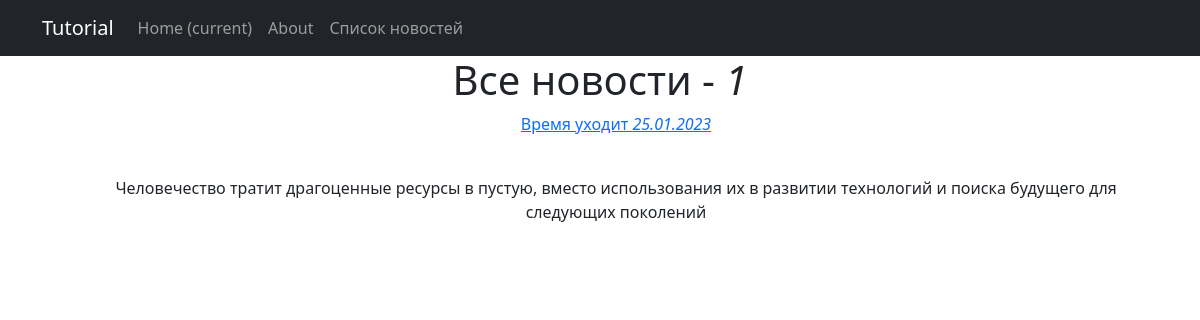
The page /news/ on the database as committed earlier.
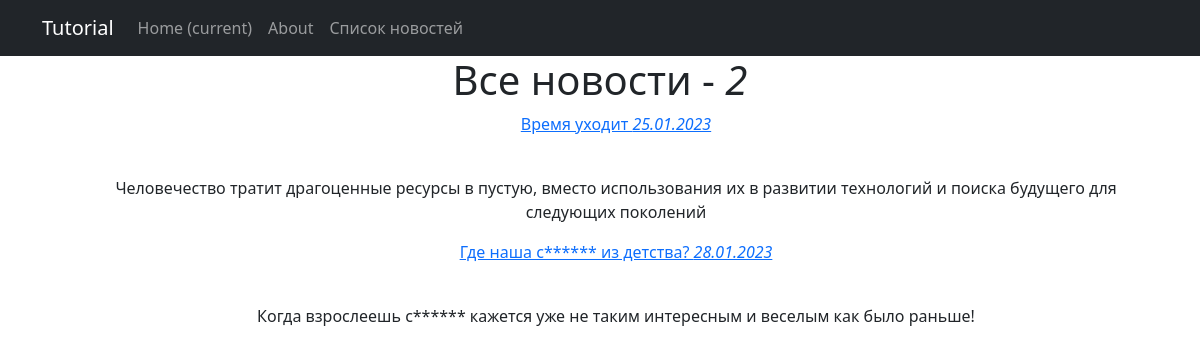
The same page on the database as committed later.
### news/models.py (models this page shows, shortened)
class Post(models.Model):
    author = models.ForeignKey(Author, on_delete=models.CASCADE)
    ARTICLE = 'AR'
    NEWS = 'NW'
    CATEGORY_CHOICES = (
        (ARTICLE, 'статья'),
        (NEWS, 'новость')
    )
    categoryType = models.CharField(max_length=2,
                            choices=CATEGORY_CHOICES,
                            default=ARTICLE)
    dateCreation = models.DateTimeField(auto_now_add=True)
    postCategory = models.ManyToManyField(Category, through='PostCategory')
    title = models.CharField(max_length=255)
    text = models.TextField()
    rating = models.IntegerField(default=0)

### news/views.py (the view)
# urls.py: path('news/', NewsList.as_view()),
class NewsList(ListView):
    model = Post
    template_name = 'NewsList.html'
    context_object_name = 'NewsList'
    def get_queryset(self):
        return Post.objects.filter(categoryType='NW').order_by('dateCreation')

### news/templatetags/custom_filters.py (called while the page is built)
@register.filter(name='censor')
def censor (value):
    if not isinstance(value, str):
        raise TypeError(f"Ошибка: переменная {value} должна быть строкой" )
    for bw in value.split():
        if bw in bad_words:
            value = value.replace(bw, list(bw)[0] + ((len(bw) - 1) * "*"))
    return value

### news/templates/NewsList.html (shortened to what this page needs)
{% extends 'flatpages/default.html' %}
{% load custom_filters %}
{% block content %}
<h1>Все новости -  <i> {{ NewsList|length}} </i> </h1>
<ul>
    {% for post in NewsList %}
    <p>
        <a href = '{{post.id}}'> {{ post.title|censor }} </b> <i>{{ post.dateCreation|date:'d.m.Y' }} </i> </p> </a> <br>
        {{ post.text|truncatewords:20|censor }}
    {% endfor %}
</ul>
{% endblock content %}

### news/templates/flatpages/default.html (shortened to what this page needs)
<!DOCTYPE html>
<html lang="en">
    <head>
        {% load static %}
        <link href="{% static 'css/styles.css' %}" rel="stylesheet" />
    </head>
    <body>
        <nav class="navbar navbar-expand-lg navbar-dark bg-dark static-top">
            <div class="container">
                <a class="navbar-brand" href="#">Tutorial</a>
                <div class="collapse navbar-collapse" id="navbarResponsive">
                    <ul class="navbar-nav ml-auto">
                        <li class="nav-item active">
                            <a class="nav-link" href="#">Home
                                <span class="sr-only">(current)</span>
                            </a>
                        </li>
                        <li class="nav-item">
                            <a class="nav-link" href="/about">About</a>
                        </li>
                        <li class="nav-item">
                            <a class="nav-link" href="/news">Список новостей</a>
                        </li>
                    </ul>
                </div>
            </div>
        </nav>
        <div class="container">
            <div class="row">
                <div class="col-lg-12 text-center">
                    {% block content %}{% endblock content %}
                </div>
            </div>
        </div>
    </body>
</html>

Rows that differ between the two databases and show on the page:
added Post: title|censor "Где наша с****** из детства?", dateCreation "28.01.2023", text|censor "Когда взрослеешь с****** кажется уже не таким интересным и веселым как было раньше!"
Other text that changed with them:
{{ NewsList|length }}: "1" → "2"
